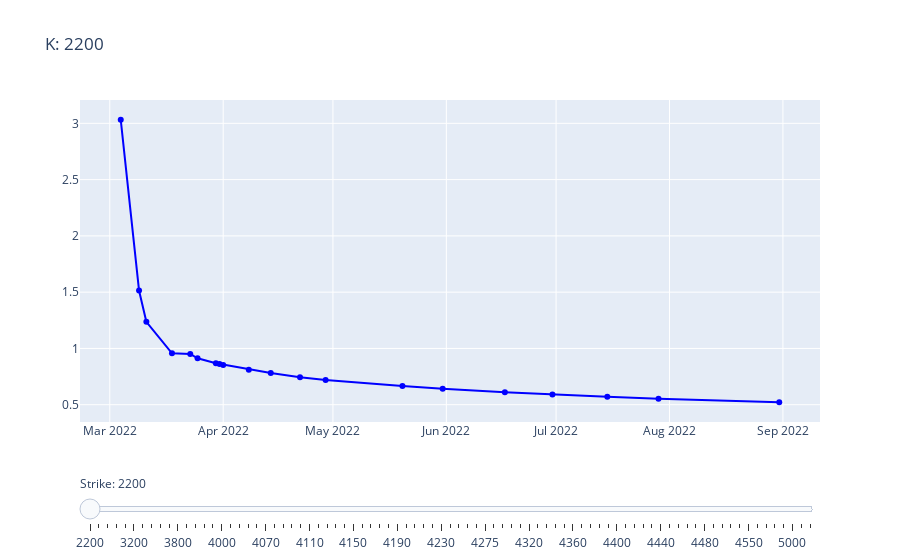
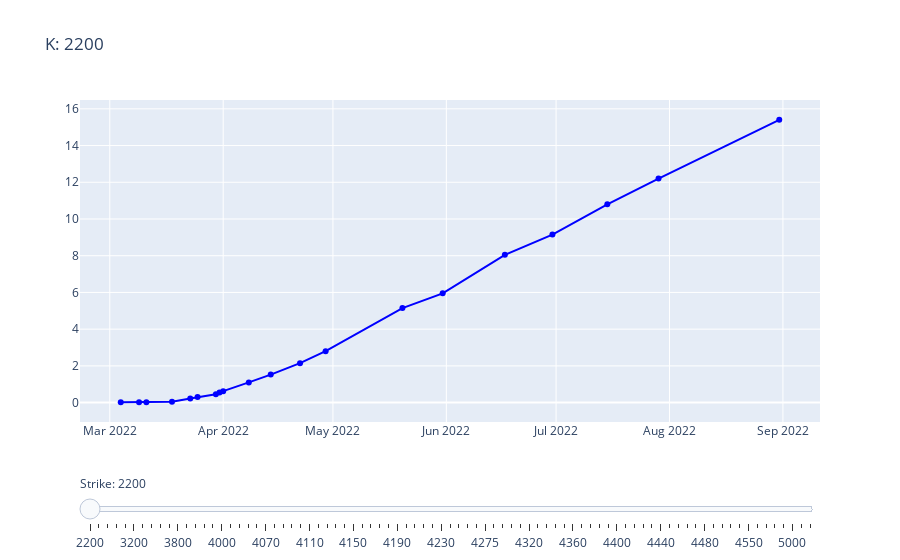

The notebook cell these images were saved under, in order:
### Code cell
nb.plot_strike_iv()
nb.plot_strike_price()
